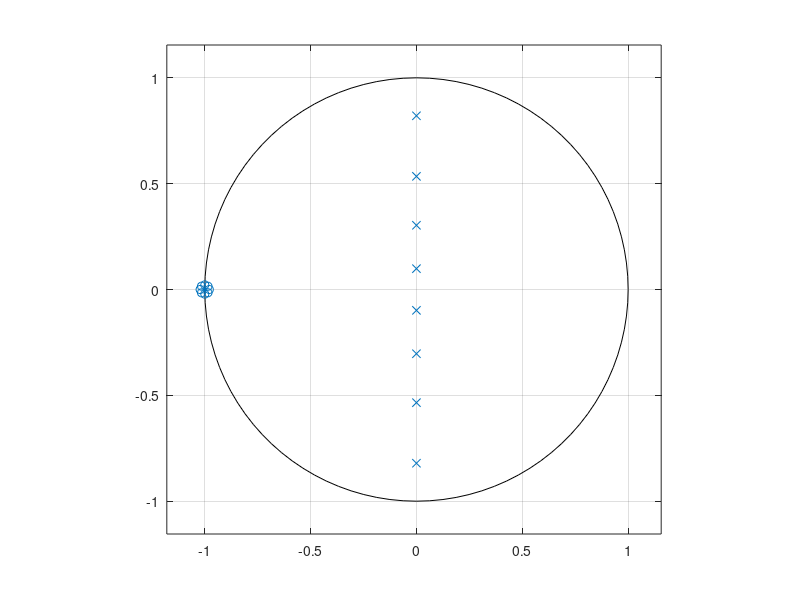
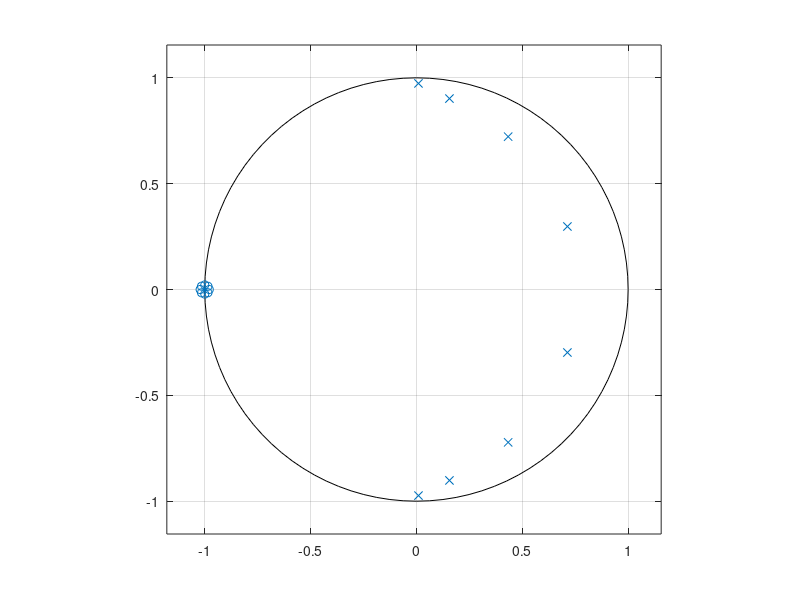
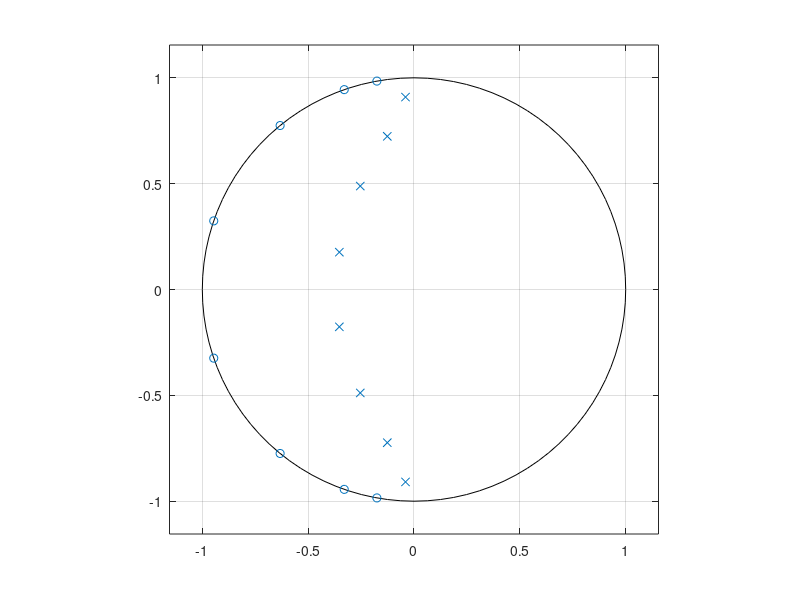
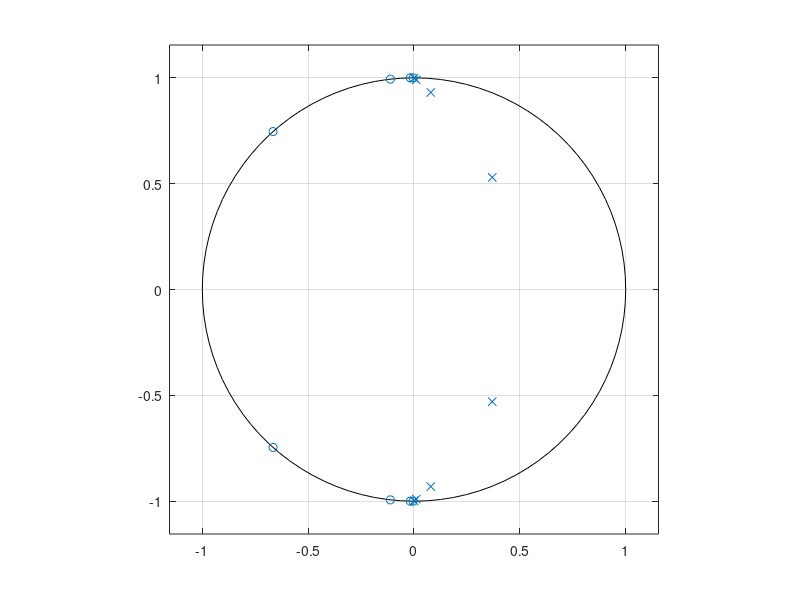

Recreate these plots in MATLAB, in order. (Note: this script raises an error after producing the figures.)
%% Comparison of famous filters
clear, clc, close all

addpath('D:\Jose\Dropbox\research\codes\f')

%% a) Design filters
N = 8;
wc = pi/2;
Rp = 2;
ws = 1.1*wc;
Rs = 30;
T = 1;

[num_butter, den_butter] = butter(N, wc/pi);
[num_cheby1, den_cheby1] = cheby1(N, Rp, wc/pi);
[num_cheby2, den_cheby2] = cheby2(N, Rs, ws/pi);
[num_ellip, den_ellip] = ellip(N, Rp, Rs, wc/pi);

%
[H_butter, w] = freqz(num_butter, den_butter);
H_cheby1 = freqz(num_cheby1, den_cheby1, w);
H_cheby2 = freqz(num_cheby2, den_cheby2, w);
H_ellip = freqz(num_ellip, den_ellip, w);

% Pole-zero
figure, zplane(num_butter, den_butter)
figure, zplane(num_cheby1, den_cheby1)
figure, zplane(num_cheby2, den_cheby2)
figure, zplane(num_ellip, den_ellip)

figure, hold on, box on
plot(w/pi, 20*log10(abs(H_butter)), 'LineWidth', 2, 'displayName', 'Butterworth')
plot(w/pi, 20*log10(abs(H_cheby1)), 'LineWidth', 2, 'displayName', 'Chebyshev I')
plot(w/pi, 20*log10(abs(H_cheby2)), 'LineWidth', 2, 'displayName', 'Chebyshev II')
plot(w/pi, 20*log10(abs(H_ellip)), 'LineWidth', 2, 'displayName', 'Elliptical')
plot([0 1], [-3 -3], '--k')
axis([0 1 -40 0])
legend('-dynamiclegend')
m = matlab2tikz(gca);
m.write_tables('../figs/data/classic_filters_mag')


figure, hold on, box on
plot(w/pi, unwrap(angle(H_butter)), 'LineWidth', 2, 'displayName', 'Butterworth')
plot(w/pi, unwrap(angle(H_cheby1)), 'LineWidth', 2, 'displayName', 'Chebyshev I')
plot(w/pi, unwrap(angle(H_cheby2)), 'LineWidth', 2, 'displayName', 'Chebyshev II')
plot(w/pi, unwrap(angle(H_ellip)), 'LineWidth', 2, 'displayName', 'Elliptical')
legend('-dynamiclegend')
m = matlab2tikz(gca);
m.write_tables('../figs/data/classic_filters_phase')

%% b) Filter speech
% Load speech signal
[x_orig, Fs] = audioread('speech_dft.wav');          % Fs is sampling frequency
T = 1/Fs;                                       % sampling period

[L, M] = rat(8/22.05); % L is the umpsampling factor and M is the downsampling factor
Fs = 8e3;

x = L*decimate(upsample(x_orig, L), M);
% sound(x, Fs);

y_butter = filter(num_butter, den_butter, x);
y_cheby1 = filter(num_cheby1, den_cheby1, x);
y_cheby2 = filter(num_cheby2, den_cheby2, x);
y_ellip = filter(num_ellip, den_ellip, x);

% sound(y_cheby1, Fs)

h = fir1(21, 0.5);
y_fir = filter(h, 1, x);
sound(y_fir, Fs)


